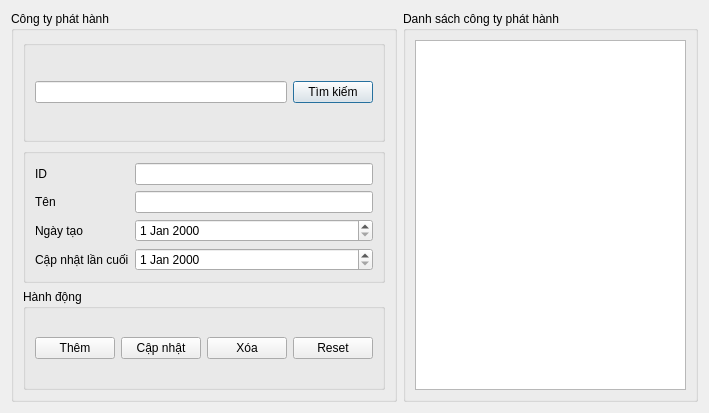
<?xml version="1.0" encoding="UTF-8"?>
<ui version="4.0">
 <class>ManageIssuingCompany</class>
 <widget class="QDialog" name="ManageIssuingCompany">
  <property name="geometry">
   <rect>
    <x>0</x>
    <y>0</y>
    <width>709</width>
    <height>413</height>
   </rect>
  </property>
  <property name="windowTitle">
   <string>Quản lý công ty phát hành</string>
  </property>
  <layout class="QHBoxLayout" name="horizontalLayout_7">
   <item>
    <widget class="QGroupBox" name="groupBox">
     <property name="title">
      <string>Công ty phát hành</string>
     </property>
     <layout class="QVBoxLayout" name="verticalLayout_2">
      <item>
       <widget class="QGroupBox" name="groupBox_6">
        <property name="title">
         <string/>
        </property>
        <layout class="QHBoxLayout" name="horizontalLayout_5">
         <item>
          <widget class="QLineEdit" name="input_search_2"/>
         </item>
         <item>
          <widget class="QPushButton" name="btn_search_2">
           <property name="text">
            <string>Tìm kiếm</string>
           </property>
          </widget>
         </item>
        </layout>
       </widget>
      </item>
      <item>
       <widget class="QGroupBox" name="groupBox_7">
        <property name="title">
         <string/>
        </property>
        <layout class="QFormLayout" name="formLayout_2">
         <item row="0" column="0">
          <widget class="QLabel" name="label_5">
           <property name="text">
            <string>ID</string>
           </property>
          </widget>
         </item>
         <item row="0" column="1">
          <widget class="QLineEdit" name="issuing_company_id">
           <property name="readOnly">
            <bool>true</bool>
           </property>
          </widget>
         </item>
         <item row="1" column="0">
          <widget class="QLabel" name="label_6">
           <property name="text">
            <string>Tên</string>
           </property>
          </widget>
         </item>
         <item row="1" column="1">
          <widget class="QLineEdit" name="issuing_company_name"/>
         </item>
         <item row="2" column="0">
          <widget class="QLabel" name="label_7">
           <property name="text">
            <string>Ngày tạo</string>
           </property>
          </widget>
         </item>
         <item row="2" column="1">
          <widget class="QDateEdit" name="issuing_company_created_at"/>
         </item>
         <item row="3" column="0">
          <widget class="QLabel" name="label_8">
           <property name="text">
            <string>Cập nhật lần cuối</string>
           </property>
          </widget>
         </item>
         <item row="3" column="1">
          <widget class="QDateEdit" name="issuing_company_updated_at"/>
         </item>
        </layout>
       </widget>
      </item>
      <item>
       <widget class="QGroupBox" name="groupaction">
        <property name="title">
         <string>Hành động</string>
        </property>
        <layout class="QHBoxLayout" name="horizontalLayout_6">
         <item>
          <widget class="QPushButton" name="btn_add_2">
           <property name="text">
            <string>Thêm</string>
           </property>
          </widget>
         </item>
         <item>
          <widget class="QPushButton" name="btn_update_2">
           <property name="text">
            <string>Cập nhật</string>
           </property>
          </widget>
         </item>
         <item>
          <widget class="QPushButton" name="btn_delete_2">
           <property name="text">
            <string>Xóa</string>
           </property>
          </widget>
         </item>
         <item>
          <widget class="QPushButton" name="btn_reset_2">
           <property name="text">
            <string>Reset</string>
           </property>
          </widget>
         </item>
        </layout>
       </widget>
      </item>
     </layout>
    </widget>
   </item>
   <item>
    <widget class="QGroupBox" name="groupBox_2">
     <property name="title">
      <string>Danh sách công ty phát hành</string>
     </property>
     <layout class="QHBoxLayout" name="horizontalLayout_3">
      <item>
       <widget class="QTableView" name="table_issuing_company"/>
      </item>
     </layout>
    </widget>
   </item>
  </layout>
 </widget>
 <resources/>
 <connections/>
</ui>
